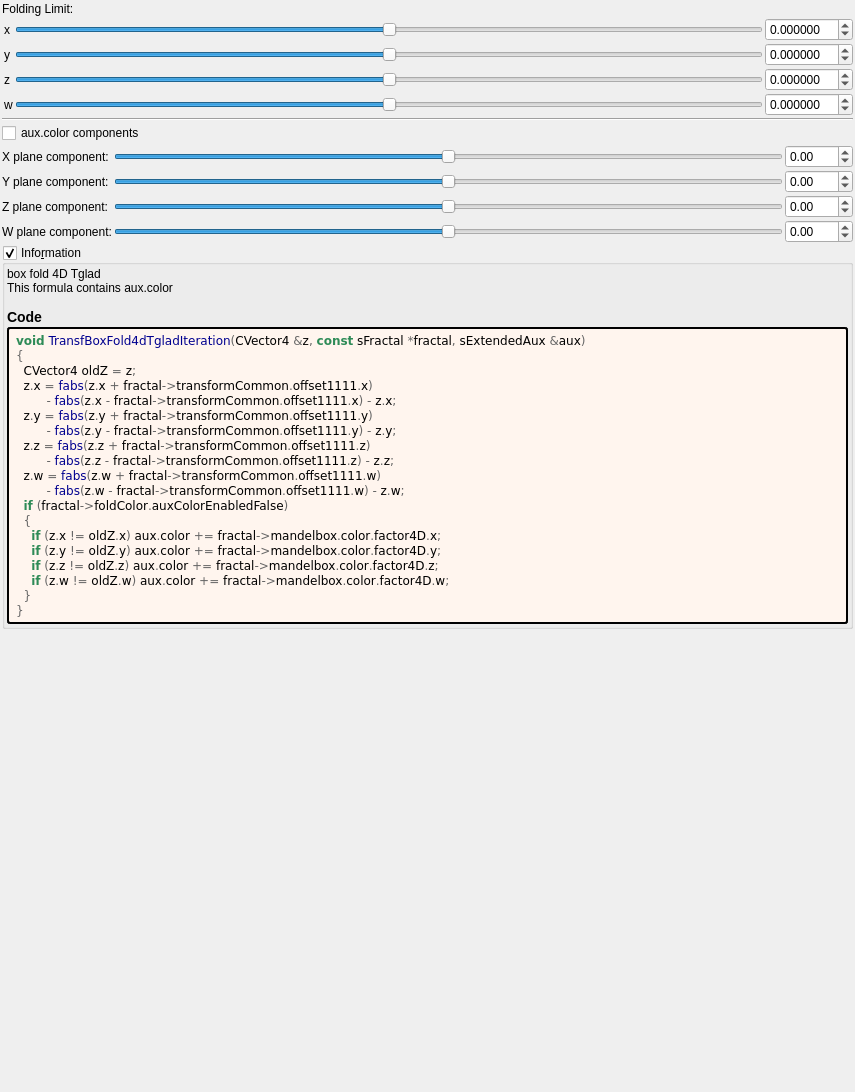
<?xml version="1.0" encoding="UTF-8"?>
<ui version="4.0">
 <class>transf_box_fold4d_tglad</class>
 <widget class="QWidget" name="Form">
  <property name="geometry">
   <rect>
    <x>0</x>
    <y>0</y>
    <width>855</width>
    <height>1092</height>
   </rect>
  </property>
  <property name="windowTitle">
   <string notr="true">transf_box_fold4d_tglad</string>
  </property>
  <layout class="QVBoxLayout" name="verticalLayout">
   <property name="spacing">
    <number>2</number>
   </property>
   <property name="leftMargin">
    <number>2</number>
   </property>
   <property name="topMargin">
    <number>2</number>
   </property>
   <property name="rightMargin">
    <number>2</number>
   </property>
   <property name="bottomMargin">
    <number>2</number>
   </property>
   <item>
    <layout class="QGridLayout" name="gridLayout_64">
     <property name="spacing">
      <number>2</number>
     </property>
     <item row="6" column="3">
      <widget class="QSlider" name="slider4_transf_offset_1111_w">
       <property name="sizePolicy">
        <sizepolicy hsizetype="Expanding" vsizetype="Maximum">
         <horstretch>0</horstretch>
         <verstretch>0</verstretch>
        </sizepolicy>
       </property>
       <property name="minimum">
        <number>-5000000</number>
       </property>
       <property name="maximum">
        <number>5000000</number>
       </property>
       <property name="singleStep">
        <number>1</number>
       </property>
       <property name="orientation">
        <enum>Qt::Horizontal</enum>
       </property>
      </widget>
     </item>
     <item row="6" column="4">
      <widget class="MyDoubleSpinBox" name="spinbox4_transf_offset_1111_w">
       <property name="sizePolicy">
        <sizepolicy hsizetype="Minimum" vsizetype="Maximum">
         <horstretch>0</horstretch>
         <verstretch>0</verstretch>
        </sizepolicy>
       </property>
       <property name="prefix">
        <string/>
       </property>
       <property name="suffix">
        <string/>
       </property>
       <property name="decimals">
        <number>6</number>
       </property>
       <property name="minimum">
        <double>-99.989999999999995</double>
       </property>
       <property name="maximum">
        <double>99.989999999999995</double>
       </property>
       <property name="singleStep">
        <double>0.100000000000000</double>
       </property>
      </widget>
     </item>
     <item row="5" column="3">
      <widget class="QSlider" name="slider4_transf_offset_1111_z">
       <property name="sizePolicy">
        <sizepolicy hsizetype="Expanding" vsizetype="Maximum">
         <horstretch>0</horstretch>
         <verstretch>0</verstretch>
        </sizepolicy>
       </property>
       <property name="minimum">
        <number>-5000000</number>
       </property>
       <property name="maximum">
        <number>5000000</number>
       </property>
       <property name="singleStep">
        <number>1</number>
       </property>
       <property name="orientation">
        <enum>Qt::Horizontal</enum>
       </property>
      </widget>
     </item>
     <item row="3" column="4">
      <widget class="MyDoubleSpinBox" name="spinbox4_transf_offset_1111_x">
       <property name="sizePolicy">
        <sizepolicy hsizetype="Minimum" vsizetype="Maximum">
         <horstretch>0</horstretch>
         <verstretch>0</verstretch>
        </sizepolicy>
       </property>
       <property name="prefix">
        <string/>
       </property>
       <property name="suffix">
        <string/>
       </property>
       <property name="decimals">
        <number>6</number>
       </property>
       <property name="minimum">
        <double>-99.989999999999995</double>
       </property>
       <property name="maximum">
        <double>99.989999999999995</double>
       </property>
       <property name="singleStep">
        <double>0.100000000000000</double>
       </property>
      </widget>
     </item>
     <item row="3" column="2">
      <widget class="QLabel" name="label_118">
       <property name="text">
        <string notr="true">x</string>
       </property>
      </widget>
     </item>
     <item row="5" column="2">
      <widget class="QLabel" name="label_119">
       <property name="text">
        <string notr="true">z</string>
       </property>
      </widget>
     </item>
     <item row="3" column="3">
      <widget class="QSlider" name="slider4_transf_offset_1111_x">
       <property name="sizePolicy">
        <sizepolicy hsizetype="Preferred" vsizetype="Preferred">
         <horstretch>0</horstretch>
         <verstretch>0</verstretch>
        </sizepolicy>
       </property>
       <property name="minimum">
        <number>-5000000</number>
       </property>
       <property name="maximum">
        <number>5000000</number>
       </property>
       <property name="singleStep">
        <number>1</number>
       </property>
       <property name="orientation">
        <enum>Qt::Horizontal</enum>
       </property>
      </widget>
     </item>
     <item row="1" column="1" colspan="4">
      <layout class="QGridLayout" name="gridLayout_75">
       <property name="spacing">
        <number>2</number>
       </property>
       <item row="0" column="0">
        <widget class="QLabel" name="label_95">
         <property name="text">
          <string>Folding Limit:</string>
         </property>
        </widget>
       </item>
      </layout>
     </item>
     <item row="4" column="2">
      <widget class="QLabel" name="label_116">
       <property name="text">
        <string notr="true">y</string>
       </property>
      </widget>
     </item>
     <item row="5" column="4">
      <widget class="MyDoubleSpinBox" name="spinbox4_transf_offset_1111_z">
       <property name="sizePolicy">
        <sizepolicy hsizetype="Minimum" vsizetype="Maximum">
         <horstretch>0</horstretch>
         <verstretch>0</verstretch>
        </sizepolicy>
       </property>
       <property name="prefix">
        <string/>
       </property>
       <property name="suffix">
        <string/>
       </property>
       <property name="decimals">
        <number>6</number>
       </property>
       <property name="minimum">
        <double>-99.989999999999995</double>
       </property>
       <property name="maximum">
        <double>99.989999999999995</double>
       </property>
       <property name="singleStep">
        <double>0.100000000000000</double>
       </property>
      </widget>
     </item>
     <item row="4" column="3">
      <widget class="QSlider" name="slider4_transf_offset_1111_y">
       <property name="sizePolicy">
        <sizepolicy hsizetype="Expanding" vsizetype="Maximum">
         <horstretch>0</horstretch>
         <verstretch>0</verstretch>
        </sizepolicy>
       </property>
       <property name="minimum">
        <number>-5000000</number>
       </property>
       <property name="maximum">
        <number>5000000</number>
       </property>
       <property name="singleStep">
        <number>1</number>
       </property>
       <property name="orientation">
        <enum>Qt::Horizontal</enum>
       </property>
      </widget>
     </item>
     <item row="6" column="2">
      <widget class="QLabel" name="label_117">
       <property name="text">
        <string notr="true">w</string>
       </property>
      </widget>
     </item>
     <item row="4" column="4">
      <widget class="MyDoubleSpinBox" name="spinbox4_transf_offset_1111_y">
       <property name="sizePolicy">
        <sizepolicy hsizetype="Minimum" vsizetype="Maximum">
         <horstretch>0</horstretch>
         <verstretch>0</verstretch>
        </sizepolicy>
       </property>
       <property name="prefix">
        <string/>
       </property>
       <property name="suffix">
        <string/>
       </property>
       <property name="decimals">
        <number>6</number>
       </property>
       <property name="minimum">
        <double>-99.989999999999995</double>
       </property>
       <property name="maximum">
        <double>99.989999999999995</double>
       </property>
       <property name="singleStep">
        <double>0.100000000000000</double>
       </property>
      </widget>
     </item>
    </layout>
   </item>
   <item>
    <widget class="Line" name="line_40">
     <property name="orientation">
      <enum>Qt::Horizontal</enum>
     </property>
    </widget>
   </item>
   <item>
    <layout class="QGridLayout" name="gridLayout_4">
     <property name="spacing">
      <number>2</number>
     </property>
     <item row="4" column="2">
      <widget class="MyDoubleSpinBox" name="spinbox4_mandelbox_color_4D_z">
       <property name="sizePolicy">
        <sizepolicy hsizetype="Minimum" vsizetype="Maximum">
         <horstretch>0</horstretch>
         <verstretch>0</verstretch>
        </sizepolicy>
       </property>
       <property name="prefix">
        <string/>
       </property>
       <property name="suffix">
        <string/>
       </property>
       <property name="decimals">
        <number>2</number>
       </property>
       <property name="minimum">
        <double>-100.000000000000000</double>
       </property>
       <property name="maximum">
        <double>100.000000000000000</double>
       </property>
       <property name="singleStep">
        <double>0.100000000000000</double>
       </property>
      </widget>
     </item>
     <item row="2" column="1">
      <widget class="QSlider" name="slider4_mandelbox_color_4D_x">
       <property name="sizePolicy">
        <sizepolicy hsizetype="Expanding" vsizetype="Maximum">
         <horstretch>0</horstretch>
         <verstretch>0</verstretch>
        </sizepolicy>
       </property>
       <property name="minimum">
        <number>-500</number>
       </property>
       <property name="maximum">
        <number>500</number>
       </property>
       <property name="singleStep">
        <number>1</number>
       </property>
       <property name="orientation">
        <enum>Qt::Horizontal</enum>
       </property>
      </widget>
     </item>
     <item row="3" column="1">
      <widget class="QSlider" name="slider4_mandelbox_color_4D_y">
       <property name="sizePolicy">
        <sizepolicy hsizetype="Expanding" vsizetype="Maximum">
         <horstretch>0</horstretch>
         <verstretch>0</verstretch>
        </sizepolicy>
       </property>
       <property name="minimum">
        <number>-500</number>
       </property>
       <property name="maximum">
        <number>500</number>
       </property>
       <property name="singleStep">
        <number>1</number>
       </property>
       <property name="orientation">
        <enum>Qt::Horizontal</enum>
       </property>
      </widget>
     </item>
     <item row="5" column="2">
      <widget class="MyDoubleSpinBox" name="spinbox4_mandelbox_color_4D_w">
       <property name="sizePolicy">
        <sizepolicy hsizetype="Minimum" vsizetype="Maximum">
         <horstretch>0</horstretch>
         <verstretch>0</verstretch>
        </sizepolicy>
       </property>
       <property name="prefix">
        <string/>
       </property>
       <property name="suffix">
        <string/>
       </property>
       <property name="decimals">
        <number>2</number>
       </property>
       <property name="minimum">
        <double>-100.000000000000000</double>
       </property>
       <property name="maximum">
        <double>100.000000000000000</double>
       </property>
       <property name="singleStep">
        <double>0.100000000000000</double>
       </property>
      </widget>
     </item>
     <item row="5" column="1">
      <widget class="QSlider" name="slider4_mandelbox_color_4D_w">
       <property name="sizePolicy">
        <sizepolicy hsizetype="Expanding" vsizetype="Maximum">
         <horstretch>0</horstretch>
         <verstretch>0</verstretch>
        </sizepolicy>
       </property>
       <property name="minimum">
        <number>-500</number>
       </property>
       <property name="maximum">
        <number>500</number>
       </property>
       <property name="singleStep">
        <number>1</number>
       </property>
       <property name="orientation">
        <enum>Qt::Horizontal</enum>
       </property>
      </widget>
     </item>
     <item row="5" column="0">
      <widget class="QLabel" name="label_30">
       <property name="text">
        <string>W plane component:</string>
       </property>
      </widget>
     </item>
     <item row="4" column="1">
      <widget class="QSlider" name="slider4_mandelbox_color_4D_z">
       <property name="sizePolicy">
        <sizepolicy hsizetype="Expanding" vsizetype="Maximum">
         <horstretch>0</horstretch>
         <verstretch>0</verstretch>
        </sizepolicy>
       </property>
       <property name="minimum">
        <number>-500</number>
       </property>
       <property name="maximum">
        <number>500</number>
       </property>
       <property name="singleStep">
        <number>1</number>
       </property>
       <property name="orientation">
        <enum>Qt::Horizontal</enum>
       </property>
      </widget>
     </item>
     <item row="3" column="2">
      <widget class="MyDoubleSpinBox" name="spinbox4_mandelbox_color_4D_y">
       <property name="sizePolicy">
        <sizepolicy hsizetype="Minimum" vsizetype="Maximum">
         <horstretch>0</horstretch>
         <verstretch>0</verstretch>
        </sizepolicy>
       </property>
       <property name="prefix">
        <string/>
       </property>
       <property name="suffix">
        <string/>
       </property>
       <property name="decimals">
        <number>2</number>
       </property>
       <property name="minimum">
        <double>-100.000000000000000</double>
       </property>
       <property name="maximum">
        <double>100.000000000000000</double>
       </property>
       <property name="singleStep">
        <double>0.100000000000000</double>
       </property>
      </widget>
     </item>
     <item row="2" column="2">
      <widget class="MyDoubleSpinBox" name="spinbox4_mandelbox_color_4D_x">
       <property name="sizePolicy">
        <sizepolicy hsizetype="Minimum" vsizetype="Maximum">
         <horstretch>0</horstretch>
         <verstretch>0</verstretch>
        </sizepolicy>
       </property>
       <property name="prefix">
        <string/>
       </property>
       <property name="suffix">
        <string/>
       </property>
       <property name="decimals">
        <number>2</number>
       </property>
       <property name="minimum">
        <double>-100.000000000000000</double>
       </property>
       <property name="maximum">
        <double>100.000000000000000</double>
       </property>
       <property name="singleStep">
        <double>0.100000000000000</double>
       </property>
      </widget>
     </item>
     <item row="4" column="0">
      <widget class="QLabel" name="label_27">
       <property name="text">
        <string>Z plane component:</string>
       </property>
      </widget>
     </item>
     <item row="3" column="0">
      <widget class="QLabel" name="label_26">
       <property name="text">
        <string>Y plane component:</string>
       </property>
      </widget>
     </item>
     <item row="2" column="0">
      <widget class="QLabel" name="label_25">
       <property name="text">
        <string>X plane component:</string>
       </property>
      </widget>
     </item>
     <item row="1" column="0" colspan="2">
      <widget class="QCheckBox" name="checkBox_fold_color_aux_color_enabled_false">
       <property name="text">
        <string notr="true">aux.color components</string>
       </property>
      </widget>
     </item>
    </layout>
   </item>
   <item>
    <widget class="MyGroupBox" name="groupCheck_info">
     <property name="title">
      <string>Info&amp;rmation</string>
     </property>
     <property name="flat">
      <bool>false</bool>
     </property>
     <property name="checkable">
      <bool>true</bool>
     </property>
     <layout class="QVBoxLayout" name="verticalLayout_2">
      <property name="spacing">
       <number>2</number>
      </property>
      <property name="leftMargin">
       <number>2</number>
      </property>
      <property name="topMargin">
       <number>2</number>
      </property>
      <property name="rightMargin">
       <number>2</number>
      </property>
      <property name="bottomMargin">
       <number>2</number>
      </property>
      <item>
       <widget class="QLabel" name="label_information_general">
        <property name="text">
         <string notr="true">&lt;p&gt;box fold 4D Tglad&lt;br&gt;This formula contains aux.color&lt;/p&gt;&lt;table&gt;
&lt;/table&gt;
&lt;h3&gt;Code&lt;/h3&gt;</string>
        </property>
        <property name="wordWrap">
         <bool>true</bool>
        </property>
        <property name="openExternalLinks">
         <bool>true</bool>
        </property>
        <property name="textInteractionFlags">
         <set>Qt::LinksAccessibleByMouse|Qt::TextSelectableByMouse</set>
        </property>
       </widget>
      </item>
      <item>
       <widget class="QLabel" name="label_code_content">
        <property name="styleSheet">
         <string notr="true">border-style: outset; border-width: 2px; border-radius: 3px; border-color: black; background-color: #fff5ee; padding: 4px;</string>
        </property>
        <property name="text">
         <string notr="true">&lt;body style=&quot;background-color:#fff5ee&quot;&gt;
&lt;pre style=&quot;color:#000000; background-color:#fff5ee;  font-family:'Courier New',monospace;&quot;&gt;&lt;span style=&quot;color:#2e8b57; font-weight:bold&quot;&gt;void&lt;/span&gt; &lt;span style=&quot;color:#00008f&quot;&gt;TransfBoxFold4dTgladIteration&lt;/span&gt;&lt;span style=&quot;color:#676767&quot;&gt;(&lt;/span&gt;CVector4 &lt;span style=&quot;color:#676767&quot;&gt;&amp;amp;&lt;/span&gt;z&lt;span style=&quot;color:#676767&quot;&gt;,&lt;/span&gt; &lt;span style=&quot;color:#2e8b57; font-weight:bold&quot;&gt;const&lt;/span&gt; sFractal &lt;span style=&quot;color:#676767&quot;&gt;*&lt;/span&gt;fractal&lt;span style=&quot;color:#676767&quot;&gt;,&lt;/span&gt; sExtendedAux &lt;span style=&quot;color:#676767&quot;&gt;&amp;amp;&lt;/span&gt;aux&lt;span style=&quot;color:#676767&quot;&gt;)&lt;/span&gt;
&lt;span style=&quot;color:#676767&quot;&gt;{&lt;/span&gt;
  CVector4 oldZ &lt;span style=&quot;color:#676767&quot;&gt;=&lt;/span&gt; z&lt;span style=&quot;color:#676767&quot;&gt;;&lt;/span&gt;
  z&lt;span style=&quot;color:#676767&quot;&gt;.&lt;/span&gt;x &lt;span style=&quot;color:#676767&quot;&gt;=&lt;/span&gt; &lt;span style=&quot;color:#00008f&quot;&gt;fabs&lt;/span&gt;&lt;span style=&quot;color:#676767&quot;&gt;(&lt;/span&gt;z&lt;span style=&quot;color:#676767&quot;&gt;.&lt;/span&gt;x &lt;span style=&quot;color:#676767&quot;&gt;+&lt;/span&gt; fractal&lt;span style=&quot;color:#676767&quot;&gt;-&amp;gt;&lt;/span&gt;transformCommon&lt;span style=&quot;color:#676767&quot;&gt;.&lt;/span&gt;offset1111&lt;span style=&quot;color:#676767&quot;&gt;.&lt;/span&gt;x&lt;span style=&quot;color:#676767&quot;&gt;)&lt;/span&gt;
        &lt;span style=&quot;color:#676767&quot;&gt;-&lt;/span&gt; &lt;span style=&quot;color:#00008f&quot;&gt;fabs&lt;/span&gt;&lt;span style=&quot;color:#676767&quot;&gt;(&lt;/span&gt;z&lt;span style=&quot;color:#676767&quot;&gt;.&lt;/span&gt;x &lt;span style=&quot;color:#676767&quot;&gt;-&lt;/span&gt; fractal&lt;span style=&quot;color:#676767&quot;&gt;-&amp;gt;&lt;/span&gt;transformCommon&lt;span style=&quot;color:#676767&quot;&gt;.&lt;/span&gt;offset1111&lt;span style=&quot;color:#676767&quot;&gt;.&lt;/span&gt;x&lt;span style=&quot;color:#676767&quot;&gt;) -&lt;/span&gt; z&lt;span style=&quot;color:#676767&quot;&gt;.&lt;/span&gt;x&lt;span style=&quot;color:#676767&quot;&gt;;&lt;/span&gt;
  z&lt;span style=&quot;color:#676767&quot;&gt;.&lt;/span&gt;y &lt;span style=&quot;color:#676767&quot;&gt;=&lt;/span&gt; &lt;span style=&quot;color:#00008f&quot;&gt;fabs&lt;/span&gt;&lt;span style=&quot;color:#676767&quot;&gt;(&lt;/span&gt;z&lt;span style=&quot;color:#676767&quot;&gt;.&lt;/span&gt;y &lt;span style=&quot;color:#676767&quot;&gt;+&lt;/span&gt; fractal&lt;span style=&quot;color:#676767&quot;&gt;-&amp;gt;&lt;/span&gt;transformCommon&lt;span style=&quot;color:#676767&quot;&gt;.&lt;/span&gt;offset1111&lt;span style=&quot;color:#676767&quot;&gt;.&lt;/span&gt;y&lt;span style=&quot;color:#676767&quot;&gt;)&lt;/span&gt;
        &lt;span style=&quot;color:#676767&quot;&gt;-&lt;/span&gt; &lt;span style=&quot;color:#00008f&quot;&gt;fabs&lt;/span&gt;&lt;span style=&quot;color:#676767&quot;&gt;(&lt;/span&gt;z&lt;span style=&quot;color:#676767&quot;&gt;.&lt;/span&gt;y &lt;span style=&quot;color:#676767&quot;&gt;-&lt;/span&gt; fractal&lt;span style=&quot;color:#676767&quot;&gt;-&amp;gt;&lt;/span&gt;transformCommon&lt;span style=&quot;color:#676767&quot;&gt;.&lt;/span&gt;offset1111&lt;span style=&quot;color:#676767&quot;&gt;.&lt;/span&gt;y&lt;span style=&quot;color:#676767&quot;&gt;) -&lt;/span&gt; z&lt;span style=&quot;color:#676767&quot;&gt;.&lt;/span&gt;y&lt;span style=&quot;color:#676767&quot;&gt;;&lt;/span&gt;
  z&lt;span style=&quot;color:#676767&quot;&gt;.&lt;/span&gt;z &lt;span style=&quot;color:#676767&quot;&gt;=&lt;/span&gt; &lt;span style=&quot;color:#00008f&quot;&gt;fabs&lt;/span&gt;&lt;span style=&quot;color:#676767&quot;&gt;(&lt;/span&gt;z&lt;span style=&quot;color:#676767&quot;&gt;.&lt;/span&gt;z &lt;span style=&quot;color:#676767&quot;&gt;+&lt;/span&gt; fractal&lt;span style=&quot;color:#676767&quot;&gt;-&amp;gt;&lt;/span&gt;transformCommon&lt;span style=&quot;color:#676767&quot;&gt;.&lt;/span&gt;offset1111&lt;span style=&quot;color:#676767&quot;&gt;.&lt;/span&gt;z&lt;span style=&quot;color:#676767&quot;&gt;)&lt;/span&gt;
        &lt;span style=&quot;color:#676767&quot;&gt;-&lt;/span&gt; &lt;span style=&quot;color:#00008f&quot;&gt;fabs&lt;/span&gt;&lt;span style=&quot;color:#676767&quot;&gt;(&lt;/span&gt;z&lt;span style=&quot;color:#676767&quot;&gt;.&lt;/span&gt;z &lt;span style=&quot;color:#676767&quot;&gt;-&lt;/span&gt; fractal&lt;span style=&quot;color:#676767&quot;&gt;-&amp;gt;&lt;/span&gt;transformCommon&lt;span style=&quot;color:#676767&quot;&gt;.&lt;/span&gt;offset1111&lt;span style=&quot;color:#676767&quot;&gt;.&lt;/span&gt;z&lt;span style=&quot;color:#676767&quot;&gt;) -&lt;/span&gt; z&lt;span style=&quot;color:#676767&quot;&gt;.&lt;/span&gt;z&lt;span style=&quot;color:#676767&quot;&gt;;&lt;/span&gt;
  z&lt;span style=&quot;color:#676767&quot;&gt;.&lt;/span&gt;w &lt;span style=&quot;color:#676767&quot;&gt;=&lt;/span&gt; &lt;span style=&quot;color:#00008f&quot;&gt;fabs&lt;/span&gt;&lt;span style=&quot;color:#676767&quot;&gt;(&lt;/span&gt;z&lt;span style=&quot;color:#676767&quot;&gt;.&lt;/span&gt;w &lt;span style=&quot;color:#676767&quot;&gt;+&lt;/span&gt; fractal&lt;span style=&quot;color:#676767&quot;&gt;-&amp;gt;&lt;/span&gt;transformCommon&lt;span style=&quot;color:#676767&quot;&gt;.&lt;/span&gt;offset1111&lt;span style=&quot;color:#676767&quot;&gt;.&lt;/span&gt;w&lt;span style=&quot;color:#676767&quot;&gt;)&lt;/span&gt;
        &lt;span style=&quot;color:#676767&quot;&gt;-&lt;/span&gt; &lt;span style=&quot;color:#00008f&quot;&gt;fabs&lt;/span&gt;&lt;span style=&quot;color:#676767&quot;&gt;(&lt;/span&gt;z&lt;span style=&quot;color:#676767&quot;&gt;.&lt;/span&gt;w &lt;span style=&quot;color:#676767&quot;&gt;-&lt;/span&gt; fractal&lt;span style=&quot;color:#676767&quot;&gt;-&amp;gt;&lt;/span&gt;transformCommon&lt;span style=&quot;color:#676767&quot;&gt;.&lt;/span&gt;offset1111&lt;span style=&quot;color:#676767&quot;&gt;.&lt;/span&gt;w&lt;span style=&quot;color:#676767&quot;&gt;) -&lt;/span&gt; z&lt;span style=&quot;color:#676767&quot;&gt;.&lt;/span&gt;w&lt;span style=&quot;color:#676767&quot;&gt;;&lt;/span&gt;
  &lt;span style=&quot;color:#2e8b57; font-weight:bold&quot;&gt;if&lt;/span&gt; &lt;span style=&quot;color:#676767&quot;&gt;(&lt;/span&gt;fractal&lt;span style=&quot;color:#676767&quot;&gt;-&amp;gt;&lt;/span&gt;foldColor&lt;span style=&quot;color:#676767&quot;&gt;.&lt;/span&gt;auxColorEnabledFalse&lt;span style=&quot;color:#676767&quot;&gt;)&lt;/span&gt;
  &lt;span style=&quot;color:#676767&quot;&gt;{&lt;/span&gt;
    &lt;span style=&quot;color:#2e8b57; font-weight:bold&quot;&gt;if&lt;/span&gt; &lt;span style=&quot;color:#676767&quot;&gt;(&lt;/span&gt;z&lt;span style=&quot;color:#676767&quot;&gt;.&lt;/span&gt;x &lt;span style=&quot;color:#676767&quot;&gt;!=&lt;/span&gt; oldZ&lt;span style=&quot;color:#676767&quot;&gt;.&lt;/span&gt;x&lt;span style=&quot;color:#676767&quot;&gt;)&lt;/span&gt; aux&lt;span style=&quot;color:#676767&quot;&gt;.&lt;/span&gt;color &lt;span style=&quot;color:#676767&quot;&gt;+=&lt;/span&gt; fractal&lt;span style=&quot;color:#676767&quot;&gt;-&amp;gt;&lt;/span&gt;mandelbox&lt;span style=&quot;color:#676767&quot;&gt;.&lt;/span&gt;color&lt;span style=&quot;color:#676767&quot;&gt;.&lt;/span&gt;factor4D&lt;span style=&quot;color:#676767&quot;&gt;.&lt;/span&gt;x&lt;span style=&quot;color:#676767&quot;&gt;;&lt;/span&gt;
    &lt;span style=&quot;color:#2e8b57; font-weight:bold&quot;&gt;if&lt;/span&gt; &lt;span style=&quot;color:#676767&quot;&gt;(&lt;/span&gt;z&lt;span style=&quot;color:#676767&quot;&gt;.&lt;/span&gt;y &lt;span style=&quot;color:#676767&quot;&gt;!=&lt;/span&gt; oldZ&lt;span style=&quot;color:#676767&quot;&gt;.&lt;/span&gt;y&lt;span style=&quot;color:#676767&quot;&gt;)&lt;/span&gt; aux&lt;span style=&quot;color:#676767&quot;&gt;.&lt;/span&gt;color &lt;span style=&quot;color:#676767&quot;&gt;+=&lt;/span&gt; fractal&lt;span style=&quot;color:#676767&quot;&gt;-&amp;gt;&lt;/span&gt;mandelbox&lt;span style=&quot;color:#676767&quot;&gt;.&lt;/span&gt;color&lt;span style=&quot;color:#676767&quot;&gt;.&lt;/span&gt;factor4D&lt;span style=&quot;color:#676767&quot;&gt;.&lt;/span&gt;y&lt;span style=&quot;color:#676767&quot;&gt;;&lt;/span&gt;
    &lt;span style=&quot;color:#2e8b57; font-weight:bold&quot;&gt;if&lt;/span&gt; &lt;span style=&quot;color:#676767&quot;&gt;(&lt;/span&gt;z&lt;span style=&quot;color:#676767&quot;&gt;.&lt;/span&gt;z &lt;span style=&quot;color:#676767&quot;&gt;!=&lt;/span&gt; oldZ&lt;span style=&quot;color:#676767&quot;&gt;.&lt;/span&gt;z&lt;span style=&quot;color:#676767&quot;&gt;)&lt;/span&gt; aux&lt;span style=&quot;color:#676767&quot;&gt;.&lt;/span&gt;color &lt;span style=&quot;color:#676767&quot;&gt;+=&lt;/span&gt; fractal&lt;span style=&quot;color:#676767&quot;&gt;-&amp;gt;&lt;/span&gt;mandelbox&lt;span style=&quot;color:#676767&quot;&gt;.&lt;/span&gt;color&lt;span style=&quot;color:#676767&quot;&gt;.&lt;/span&gt;factor4D&lt;span style=&quot;color:#676767&quot;&gt;.&lt;/span&gt;z&lt;span style=&quot;color:#676767&quot;&gt;;&lt;/span&gt;
    &lt;span style=&quot;color:#2e8b57; font-weight:bold&quot;&gt;if&lt;/span&gt; &lt;span style=&quot;color:#676767&quot;&gt;(&lt;/span&gt;z&lt;span style=&quot;color:#676767&quot;&gt;.&lt;/span&gt;w &lt;span style=&quot;color:#676767&quot;&gt;!=&lt;/span&gt; oldZ&lt;span style=&quot;color:#676767&quot;&gt;.&lt;/span&gt;w&lt;span style=&quot;color:#676767&quot;&gt;)&lt;/span&gt; aux&lt;span style=&quot;color:#676767&quot;&gt;.&lt;/span&gt;color &lt;span style=&quot;color:#676767&quot;&gt;+=&lt;/span&gt; fractal&lt;span style=&quot;color:#676767&quot;&gt;-&amp;gt;&lt;/span&gt;mandelbox&lt;span style=&quot;color:#676767&quot;&gt;.&lt;/span&gt;color&lt;span style=&quot;color:#676767&quot;&gt;.&lt;/span&gt;factor4D&lt;span style=&quot;color:#676767&quot;&gt;.&lt;/span&gt;w&lt;span style=&quot;color:#676767&quot;&gt;;&lt;/span&gt;
  &lt;span style=&quot;color:#676767&quot;&gt;}&lt;/span&gt;
&lt;span style=&quot;color:#676767&quot;&gt;}&lt;/span&gt;
&lt;/pre&gt;
&lt;/body&gt;</string>
        </property>
        <property name="wordWrap">
         <bool>true</bool>
        </property>
        <property name="openExternalLinks">
         <bool>true</bool>
        </property>
        <property name="textInteractionFlags">
         <set>Qt::LinksAccessibleByMouse|Qt::TextSelectableByMouse</set>
        </property>
       </widget>
      </item>
     </layout>
    </widget>
   </item>
   <item>
    <spacer name="verticalSpacer_2">
     <property name="orientation">
      <enum>Qt::Vertical</enum>
     </property>
     <property name="sizeHint" stdset="0">
      <size>
       <width>20</width>
       <height>40</height>
      </size>
     </property>
    </spacer>
   </item>
  </layout>
 </widget>
 <customwidgets>
  <customwidget>
   <class>MyGroupBox</class>
   <extends>QGroupBox</extends>
   <header>my_group_box.h</header>
   <container>1</container>
  </customwidget>
  <customwidget>
   <class>MyDoubleSpinBox</class>
   <extends>QDoubleSpinBox</extends>
   <header>my_double_spin_box.h</header>
  </customwidget>
 </customwidgets>
 <tabstops>
  <tabstop>groupCheck_info</tabstop>
 </tabstops>
 <resources/>
 <connections/>
</ui>
